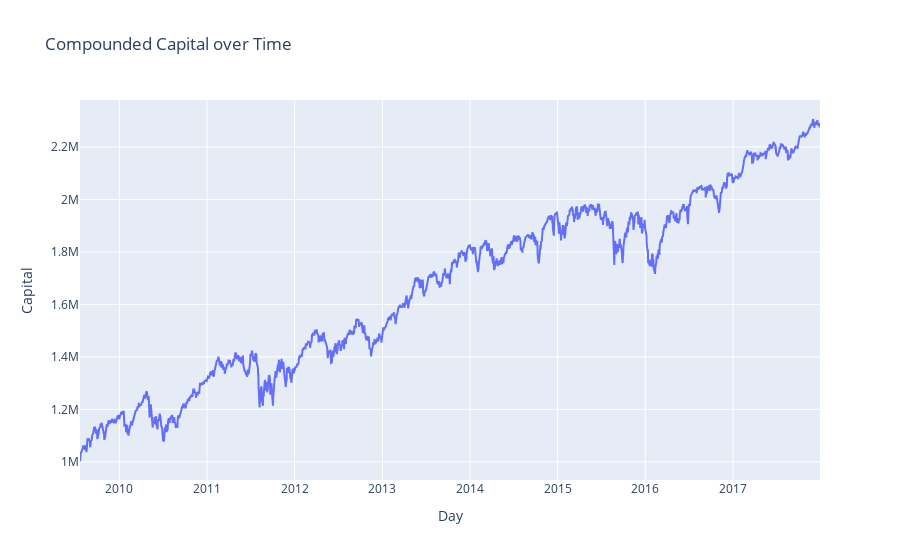
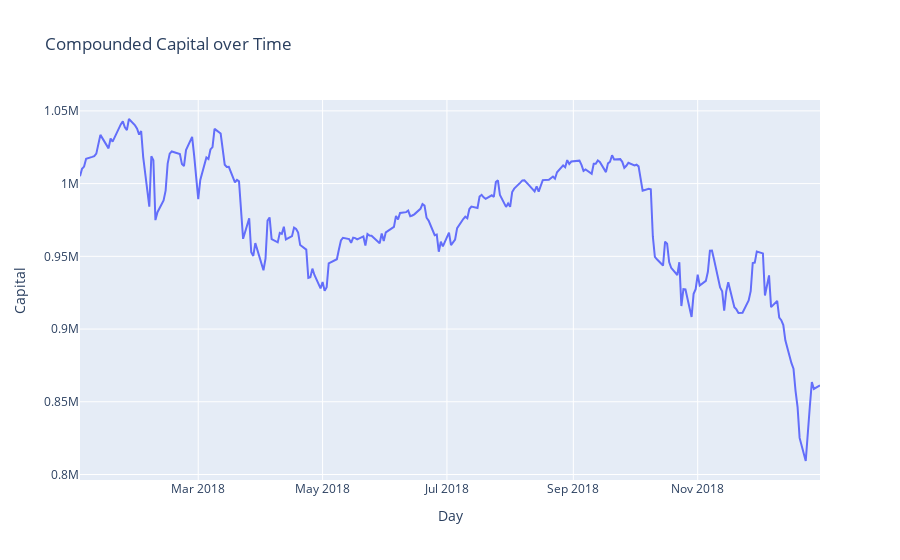
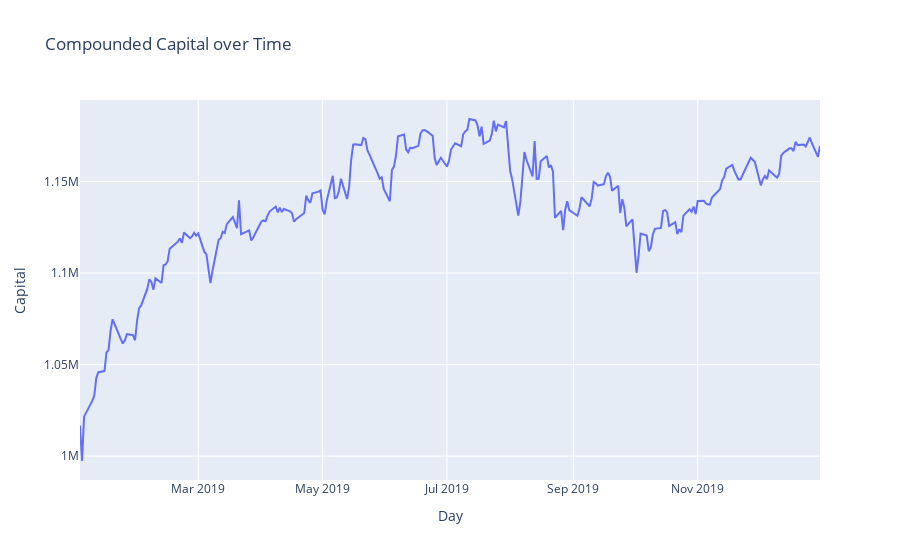
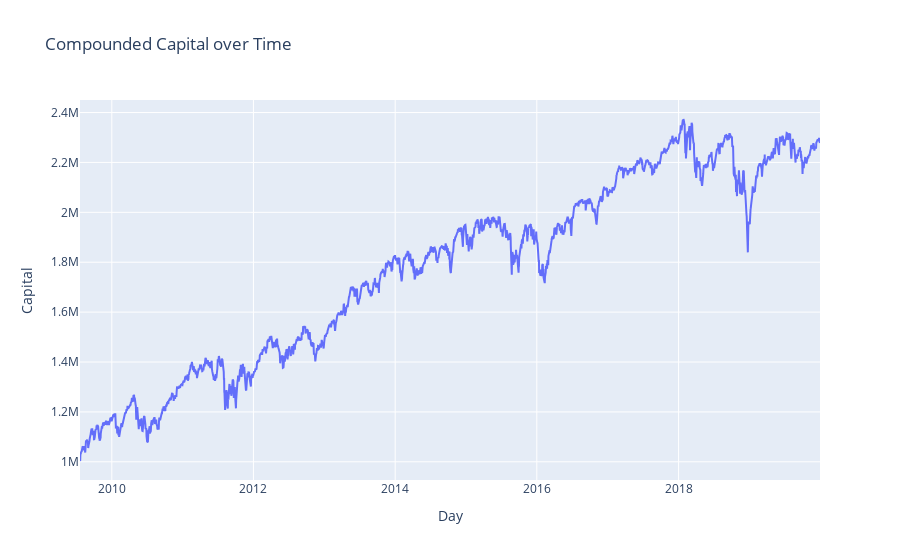

The notebook cell saved with these charts, in order:
### Code cell
def plot_capitals(dates, capitals):
    fig1 = make_subplots(rows=1, cols=1, specs=[[{'type':'xy'}]])
    
    fig1.add_trace(go.Scatter(x=dates, y=capitals, mode="lines"), row=1, col=1)
#     fig1.add_vline(x=2.5, line_width=3, line_dash="dash", line_color="green")

    fig1.update_layout(
        title = f'Compounded Capital over Time', 
        xaxis1 = dict(title_text = 'Day'),
        yaxis1 = dict(title_text = 'Capital')
    )
    fig1.show()
    
capital = 1000000
risk = 1


actions = init_actions()
Q = init_Q(actions)

print("Evaluating...")

instruments, data, models = init_models_data()
mode = 'train'
metrics, capitals, dates = evaluate_Q(Q, instruments, data, capital, risk, mode)
# print(f"Profit in evaluation: {profit}")
plot_capitals(dates, capitals)
display(metrics)
df = pd.DataFrame({'dates': dates, 'capitals': capitals})
df.to_csv("Portfolio Output/maj_equal_weight_train_100.csv")

instruments, data, models = init_models_data()
mode = 'val'
metrics, capitals, dates = evaluate_Q(Q, instruments, data, capital, risk, mode)
# print(f"Profit in evaluation: {profit}")
plot_capitals(dates, capitals)
display(metrics)
df = pd.DataFrame({'dates': dates, 'capitals': capitals})
df.to_csv("Portfolio Output/maj_equal_weight_val_100.csv")

instruments, data, models = init_models_data()
mode = 'test'
metrics, capitals, dates = evaluate_Q(Q, instruments, data, capital, risk, mode)
# print(f"Profit in evaluation: {profit}")
plot_capitals(dates, capitals)
display(metrics)
df = pd.DataFrame({'dates': dates, 'capitals': capitals})
df.to_csv("Portfolio Output/maj_equal_weight_test_100.csv")

instruments, data, models = init_models_data()
mode = 'full'
metrics, capitals, dates = evaluate_Q(Q, instruments, data, capital, risk, mode)
# print(f"Profit in evaluation: {profit}")
plot_capitals(dates, capitals)
display(metrics)
df = pd.DataFrame({'dates': dates, 'capitals': capitals})
df.to_csv("Portfolio Output/maj_equal_weight_full_100.csv")

### Figure 1 — Plotly figure (JSON) as saved in the notebook; plotly's stock layout.template omitted (floating-point values rounded to 4 significant figures; data arrays with more than 128 entries replaced by an {"elided": "..."} marker saying what was removed)
{"data": [{"mode": "lines", "type": "scatter", "x": {"elided": "2128 str values"}, "xaxis": "x", "y": {"elided": "2128 float values"}, "yaxis": "y"}], "layout": {"title": {"text": "Compounded Capital over Time"}, "xaxis": {"anchor": "y", "domain": [0, 1], "title": {"text": "Day"}}, "yaxis": {"anchor": "x", "domain": [0, 1], "title": {"text": "Capital"}}}}

### Figure 2 — Plotly figure (JSON) as saved in the notebook; plotly's stock layout.template omitted (floating-point values rounded to 4 significant figures; data arrays with more than 128 entries replaced by an {"elided": "..."} marker saying what was removed)
{"data": [{"mode": "lines", "type": "scatter", "x": {"elided": "251 str values"}, "xaxis": "x", "y": {"elided": "251 float values"}, "yaxis": "y"}], "layout": {"title": {"text": "Compounded Capital over Time"}, "xaxis": {"anchor": "y", "domain": [0, 1], "title": {"text": "Day"}}, "yaxis": {"anchor": "x", "domain": [0, 1], "title": {"text": "Capital"}}}}

### Figure 3 — Plotly figure (JSON) as saved in the notebook; plotly's stock layout.template omitted (floating-point values rounded to 4 significant figures; data arrays with more than 128 entries replaced by an {"elided": "..."} marker saying what was removed)
{"data": [{"mode": "lines", "type": "scatter", "x": {"elided": "252 str values"}, "xaxis": "x", "y": {"elided": "252 float values"}, "yaxis": "y"}], "layout": {"title": {"text": "Compounded Capital over Time"}, "xaxis": {"anchor": "y", "domain": [0, 1], "title": {"text": "Day"}}, "yaxis": {"anchor": "x", "domain": [0, 1], "title": {"text": "Capital"}}}}

### Figure 4 — Plotly figure (JSON) as saved in the notebook; plotly's stock layout.template omitted (floating-point values rounded to 4 significant figures; data arrays with more than 128 entries replaced by an {"elided": "..."} marker saying what was removed)
{"data": [{"mode": "lines", "type": "scatter", "x": {"elided": "2631 str values"}, "xaxis": "x", "y": {"elided": "2631 float values"}, "yaxis": "y"}], "layout": {"title": {"text": "Compounded Capital over Time"}, "xaxis": {"anchor": "y", "domain": [0, 1], "title": {"text": "Day"}}, "yaxis": {"anchor": "x", "domain": [0, 1], "title": {"text": "Capital"}}}}
